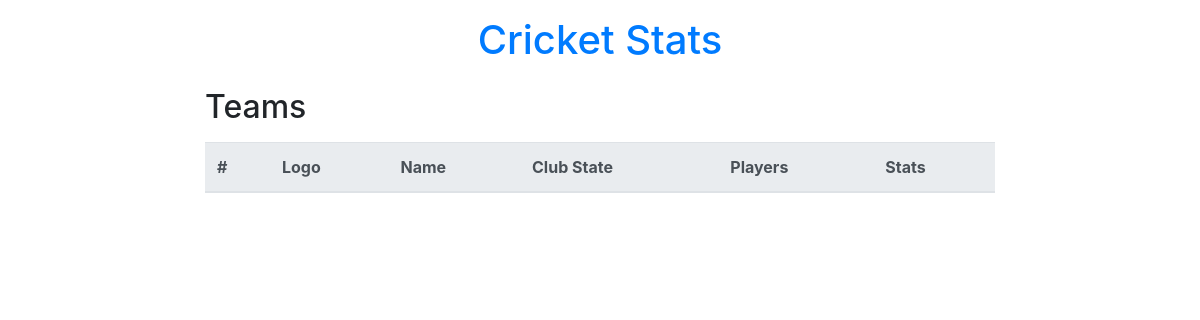
The app's page /, older data.
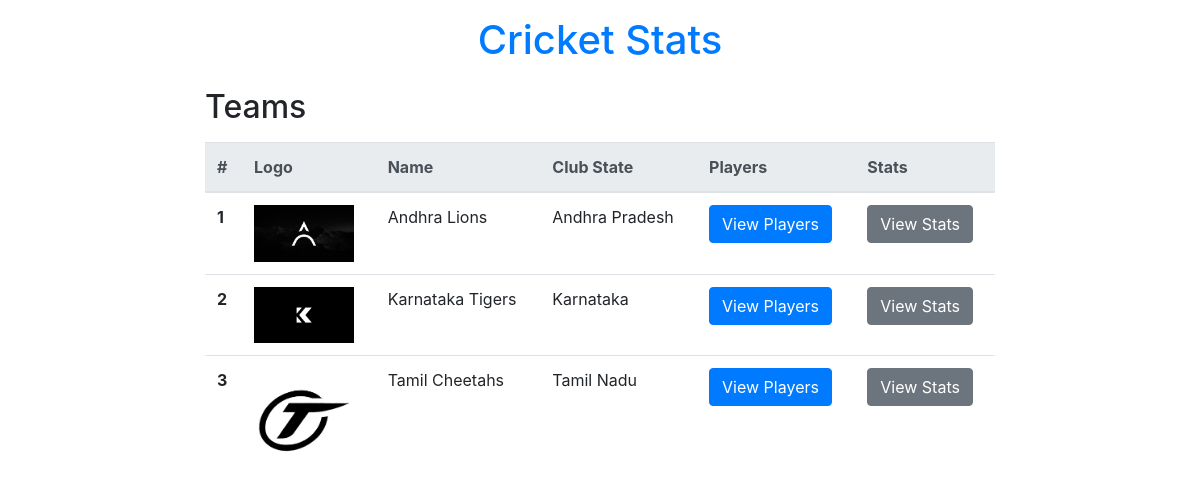
The same page, newer data.
### stats/models.py (models this page shows, shortened)
class TeamModel(models.Model):
    name = models.CharField(max_length=255, null=False, blank=False, unique=True)
    logo = models.ImageField(null=False, blank=False)
    club_state = models.CharField(max_length=255, null=False, blank=False)

### stats/views.py (the view)
# urls.py: path('', views.home_view),
def home_view(request):
    teams = models.TeamModel.objects.all()
    return render(request, 'stats/home.html', {'teams': teams})

### stats/templates/stats/home.html (shortened to what this page needs)
<!DOCTYPE html>
<html lang="en">
<head>
    <link rel="stylesheet"
        href="https://cdnjs.cloudflare.com/ajax/libs/twitter-bootstrap/4.4.1/css/bootstrap.min.css" />
</head>
<body>
    <div class="row mt-3">
        <div class="col-lg-2"></div>
        <div class="col-lg-8 text-center">
            <h1><a href="/">Cricket Stats</a></h1>
        </div>
    </div>
    <div class="row mt-3">
        <div class="col-lg-2"></div>
        <div class="col-lg-8">
            <h2>Teams</h2>
            <table class="table mt-3">
                <thead class="thead-light">
                    <tr>
                        <th scope="col">#</th>
                        <th scope="col">Logo</th>
                        <th scope="col">Name</th>
                        <th scope="col">Club State</th>
                        <th scope="col">Players</th>
                        <th scope="col">Stats</th>
                    </tr>
                </thead>
                <tbody>
                    {% for team in teams %}
                        <tr>
                            <th scope="row">{{ forloop.counter }}</th>
                            <td><img class="img-fluid" style="max-width: 100px; max-height: 100px;"
                                    src="{{ team.logo.url }}" alt=""></td>
                            <td>{{ team.name }}</td>
                            <td>{{ team.club_state }}</td>
                            <td><a href="/team-players/{{ team.id }}/" class="btn btn-primary">View Players</a></td>
                            <td><a href="/team-stats/{{ team.id }}/" class="btn btn-secondary">View Stats</a></td>
                        </tr>
                    {% endfor %}
                </tbody>
            </table>
        </div>
    </div>
</body>
</html>

Row changes from the older to the newer data that the page shows:
added TeamModel: logo (picture), name "Andhra Lions", club_state "Andhra Pradesh"
added TeamModel: logo (picture), name "Karnataka Tigers", club_state "Karnataka"
added TeamModel: logo (picture), name "Tamil Cheetahs", club_state "Tamil Nadu"
